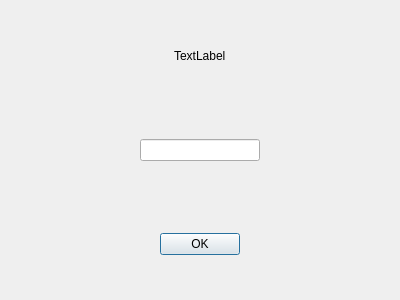
<?xml version="1.0" encoding="UTF-8"?>
<ui version="4.0">
 <class>SetDialog</class>
 <widget class="QDialog" name="SetDialog">
  <property name="geometry">
   <rect>
    <x>0</x>
    <y>0</y>
    <width>400</width>
    <height>300</height>
   </rect>
  </property>
  <property name="windowTitle">
   <string>Dialog</string>
  </property>
  <layout class="QVBoxLayout" name="verticalLayout">
   <item>
    <widget class="QWidget" name="widget_3" native="true">
     <layout class="QHBoxLayout" name="horizontalLayout_3">
      <item>
       <spacer name="horizontalSpacer_5">
        <property name="orientation">
         <enum>Qt::Horizontal</enum>
        </property>
        <property name="sizeHint" stdset="0">
         <size>
          <width>140</width>
          <height>20</height>
         </size>
        </property>
       </spacer>
      </item>
      <item>
       <widget class="QLabel" name="settitle">
        <property name="text">
         <string>TextLabel</string>
        </property>
       </widget>
      </item>
      <item>
       <spacer name="horizontalSpacer_6">
        <property name="orientation">
         <enum>Qt::Horizontal</enum>
        </property>
        <property name="sizeHint" stdset="0">
         <size>
          <width>139</width>
          <height>20</height>
         </size>
        </property>
       </spacer>
      </item>
     </layout>
    </widget>
   </item>
   <item>
    <widget class="QWidget" name="widget" native="true">
     <layout class="QHBoxLayout" name="horizontalLayout">
      <item>
       <spacer name="horizontalSpacer">
        <property name="orientation">
         <enum>Qt::Horizontal</enum>
        </property>
        <property name="sizeHint" stdset="0">
         <size>
          <width>107</width>
          <height>20</height>
         </size>
        </property>
       </spacer>
      </item>
      <item>
       <widget class="QLineEdit" name="numedit"/>
      </item>
      <item>
       <spacer name="horizontalSpacer_2">
        <property name="orientation">
         <enum>Qt::Horizontal</enum>
        </property>
        <property name="sizeHint" stdset="0">
         <size>
          <width>106</width>
          <height>20</height>
         </size>
        </property>
       </spacer>
      </item>
     </layout>
    </widget>
   </item>
   <item>
    <widget class="QWidget" name="widget_2" native="true">
     <layout class="QHBoxLayout" name="horizontalLayout_2">
      <item>
       <spacer name="horizontalSpacer_3">
        <property name="orientation">
         <enum>Qt::Horizontal</enum>
        </property>
        <property name="sizeHint" stdset="0">
         <size>
          <width>136</width>
          <height>20</height>
         </size>
        </property>
       </spacer>
      </item>
      <item>
       <widget class="QPushButton" name="ok">
        <property name="text">
         <string>OK</string>
        </property>
       </widget>
      </item>
      <item>
       <spacer name="horizontalSpacer_4">
        <property name="orientation">
         <enum>Qt::Horizontal</enum>
        </property>
        <property name="sizeHint" stdset="0">
         <size>
          <width>135</width>
          <height>20</height>
         </size>
        </property>
       </spacer>
      </item>
     </layout>
    </widget>
   </item>
  </layout>
 </widget>
 <resources/>
 <connections/>
</ui>
